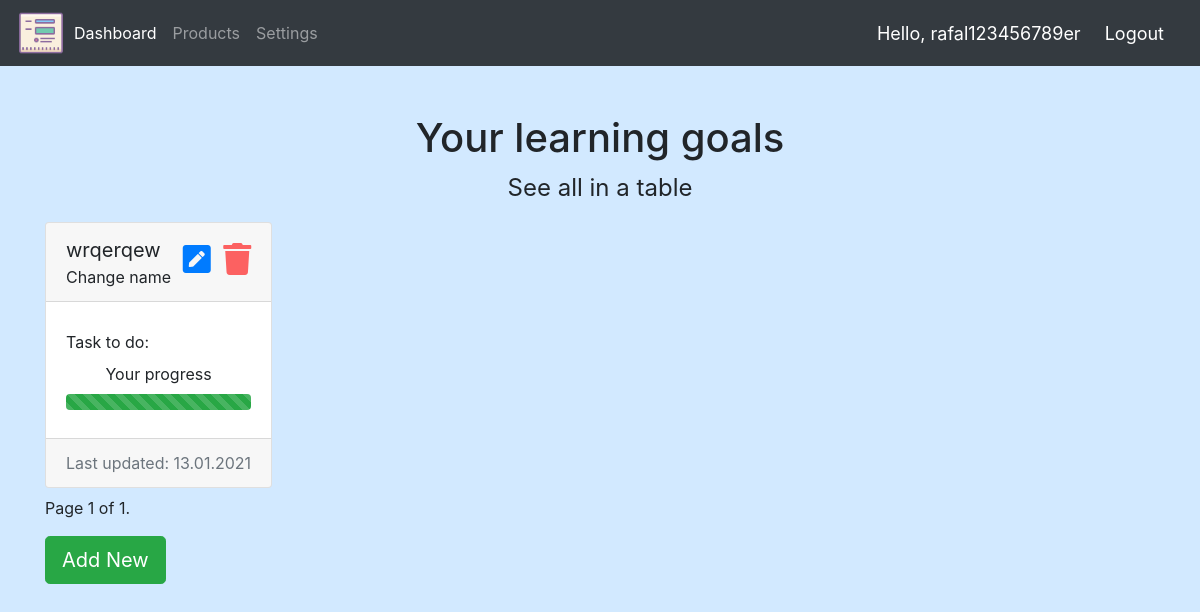
The page /dashboard/ (signed in) on the database its author committed.
### goals/models.py (models this page shows, shortened)
class LearningGoal(models.Model):
    name = models.CharField(blank=True, max_length=40)
    created_at = models.DateTimeField(auto_now_add=True)
    updated_at = models.DateTimeField(auto_now=True)
    user = models.ForeignKey(User, null=True, on_delete=models.CASCADE)

### goals/views.py (the view)
# urls.py: path('dashboard/', views.dashboard, name='dashboard'),
@login_required(login_url='login')
def dashboard(request):
    template_name = 'to_do_manager/dashboard.html'
    LearningGoals = request.user.learninggoal_set.prefetch_related(
         Prefetch('tasks', queryset=SingleTask.objects.filter(completed=False))).annotate(
         counter=Count('tasks')).order_by('-updated_at')
    paginator = Paginator(LearningGoals, 2)
    page_number = request.GET.get('page')
    page_obj = paginator.get_page(page_number)
    context = {'page_obj': page_obj}
    return render(request, template_name, context)

### templates/to_do_manager/dashboard.html (shortened to what this page needs)
{% extends "to_do_manager/base.html" %}
{% block content %}
{% load mathfilters %}
<div class="row mt-5">
    <h1 class="col-12 text-center">Your learning goals</h1>
    <a class="col-12 text-center table-link mb-3" href="#">See all in a table</a></h1>
</div>
<div class="row">
    {% for learninggoal in page_obj  %}
    <div class="col-3 col-sm-auto">
        <div class="card mb-2">
            <div class="card-header d-flex justify-content-between">
                <div>
                    <p class="mb-0 text-left">{{ learninggoal.name }}</p>
                    <a href="{% url 'change_goal_name' learninggoal.pk %}" class="change-link">Change name</a>
                </div>
                <div class="pt-2">
                    <a href="{% url 'task_list_url' pk=learninggoal.pk %}" class="iconfo mx-2 my-0"><i
                            class="fas fa-pen-square"></i></a>
                    <a href="{% url 'delete_goal' learninggoal.pk %}" class="iconfo"><i class="fas fa-trash"></i></a>
                </div>
            </div>
            <div class="card-body">
                {% if learninggoal.counter %}
                <p class="my-2">Task to do:</p>
                {% with numerator=learninggoal.tasks.all.count x=1 denominator=learninggoal.counter|default_if_none:1 %}
                <div class="" d-flex align-items-center flex-column"">
                    <p class="mb-0 mt-2 text-center">Your progress</p>
                    <div class="progress my-2">
                        <div class="progress-bar progress-bar-striped bg-success" role="progressbar"
                            style="width: {{ denominator|sub:numerator|div:denominator|mul:100 }}%"
                            aria-valuenow="{{ denominator|sub:numerator|div:denominator|mul:100 }}" aria-valuemin="0"
                            aria-valuemax="100">
                        </div>
                    </div>
                </div>
                {% endwith %}
                {% else %}
                <a href="{% url 'task_list_url' pk=learninggoal.pk %}" class="change-link add">Add new goal</a>
                {% endif %}
            </div>
            <div class="card-footer text-muted">Last updated: {{ learninggoal.updated_at| date:"d.m.Y" }}</div>
        </div>
    </div>
    {% endfor %}
</div>
<div class="pagination">
    <span class="step-links">
        <span class="current">
            Page {{ page_obj.number }} of {{ page_obj.paginator.num_pages }}.
        </span>
    </span>
</div>
<a class="btn btn-success btn-lg mt-3" href="{% url 'create_goal' %}" role="button">Add New</a>
{% endblock content %}

### templates/to_do_manager/navbar.html (shortened to what this page needs)
{% load static %}
<nav class="navbar navbar-expand-lg navbar-dark bg-dark">
    <a href="{% url 'dashboard' %}"><img src="{% static 'to_do_manager/images/icon.png' %}" alt="logo" height="50"
            width="50"></a>
    <div class="collapse navbar-collapse" id="navbarText">
        <ul class="navbar-nav mr-auto">
            <li class="nav-item active">
                <a class="nav-link" href="{% url 'dashboard' %}">Dashboard</a>
            </li>
            <li class="nav-item">
                <a class="nav-link" href="#">Products</a>
            </li>
            <li class="nav-item">
                <a href="#" class="nav-link">Settings</a>
            </li>
        </ul>
    </div>
    <span class="hello-msg mr-4">Hello, {{ request.user }}</span>
    <span><a class="hello-msg logout " href="{% url 'logout' %}">Logout</a></span>
</nav>

### static/to_do_manager/css/styles.css (style rules this page uses)
.hello-msg { font-size: 18px; color: #ffffff; margin: 0 20px 0 0; }
.card-header p { font-size: 1.25rem; }
.fa-pen-square, .fa-trash { font-size: 2rem; }
.iconfo .fa-trash { color: rgba(255, 0, 0, 0.609); }
.change-link { color: inherit; font-size: 0.725rem; margin: 0; padding: 0; }
.change-link, .add { font-size: 1rem; }
.table-link { color: inherit; font-size: 1.5rem; margin: 0; padding: 0; }

### static/to_do_manager/css/log&reg.css (style rules this page uses)
body, html { margin: 0; padding: 0; background: rgb(210, 233, 255) !important; height: 100vh; }

### rows shown on the page
LearningGoal: name "wrqerqew", {{ denominator|sub:numerator|div:denominator|mul:100 }} 100.0 (drawn), updated_at "13.01.2021"

### other values the page prints
{{ request.user }} "rafal123456789er"
{{ page_obj.number }} "1"
{{ page_obj.paginator.num_pages }} "1"
